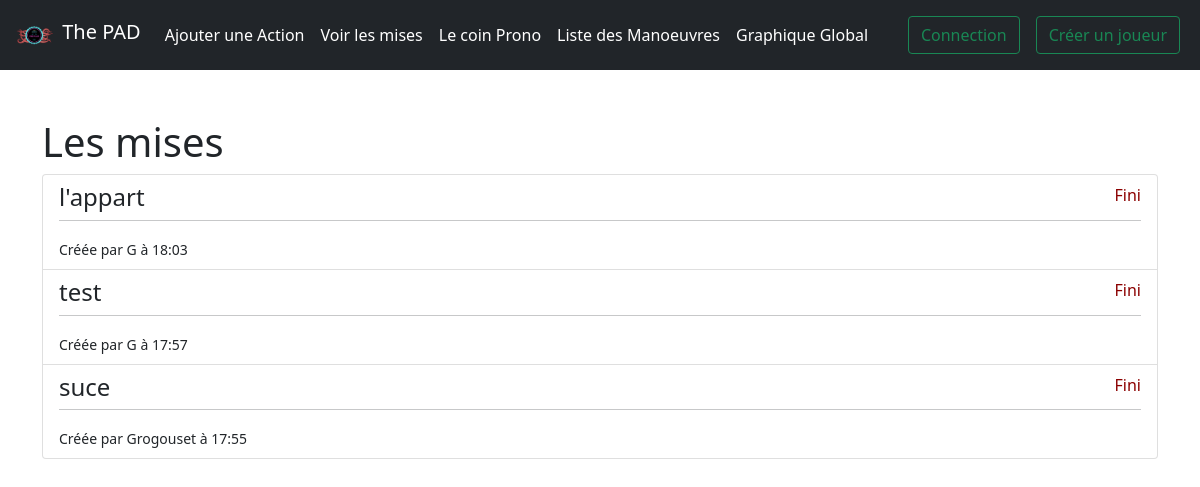
Page /mise on the earlier database version.
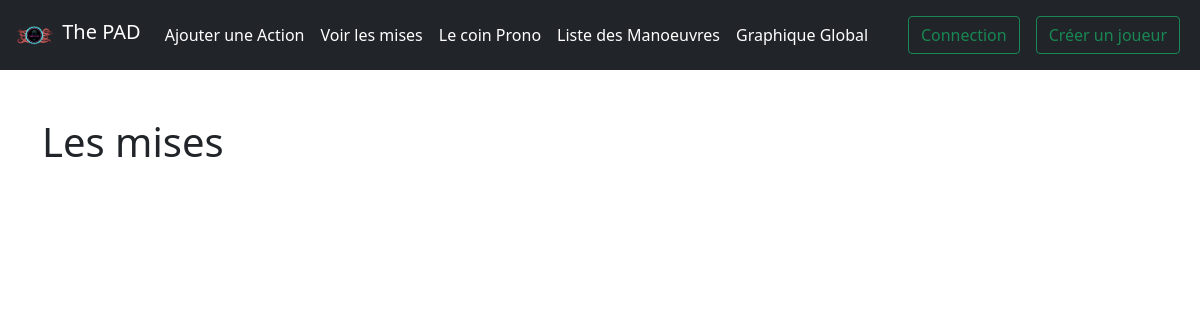
Same page on the later database version.
### game/models.py (models this page shows, shortened)
class Mise(models.Model) :
    date_creation = models.DateTimeField('date', default=timezone.now)
    creator = models.ForeignKey(Player, on_delete=models.PROTECT)
    fini = models.BooleanField(default=False)
    nom = models.CharField(max_length=50)

class Player(models.Model):
    photo = models.ImageField(upload_to='photo_de_profile/', null=True, blank=True)
    description = models.CharField(max_length=50, null=True, blank=True)
    user = models.OneToOneField(User, on_delete=models.CASCADE)
    def __str__(self) :
        return self.user.username

### game/views.py (the view)
# urls.py: path('mise', views.mise, name="mise"),
def mise(request) :
    mise_list = Mise.objects.all().order_by("fini", "-date_creation",)
    if request.method == "POST":
        if request.user.is_authenticated :
            nom = request.POST["miseNom"]
            if nom == None or nom.isspace() :
                messages.error(request, (f"Nom non valide pour la mise"))
                return redirect('game:mise')
            else :
                creator = get_object_or_404(Player, pk=request.user.player.id)
                mise = Mise(creator=creator, nom=nom, fini=False)
                mise.save()
                messages.success(request, (f"La mise {nom} a bien été ajouté !"))
                return redirect('game:mise_detail', mise_id=mise.id)
    else :
        return render(request, 'game/mise.html', {'mise_list':mise_list})

### game/templates/game/mise.html (shortened to what this page needs)
{% extends 'game/base.html' %}
{% block content %}
<div class="d-inline-block">
  <h1>Les mises</h1>
</div>
<div class="list-group">
  {% for mise in mise_list %}
    <a href="{% url 'game:mise_detail' mise.id %}" class="list-group-item list-group-item-action" id="listIem{{mise.id}}">
      <h4 style="text-align:left;float:left;">{{ mise.nom }}</h4>
      {% if mise.fini %}
        <div style="text-align:right;float:right;color:darkred;"> Fini </div>
      {% else %}
        <div style="text-align:right;float:right;color:darkgreen"> En cours </div>
      {% endif %}
      <hr style="clear:both;"/>
      <small>Créée par {{ mise.creator }} à {{ mise.date_creation|date:"H:i" }}</small>
    </a>
  {% endfor %}
</div>
{% endblock %}

Differences in the rows shown:
removed Mise: nom "l'appart", fini "Fini", creator "G", date_creation "18:03"
removed Mise: nom "test", fini "Fini", creator "G", date_creation "17:57"
removed Mise: nom "suce", fini "Fini", creator "Grogouset", date_creation "17:55"
